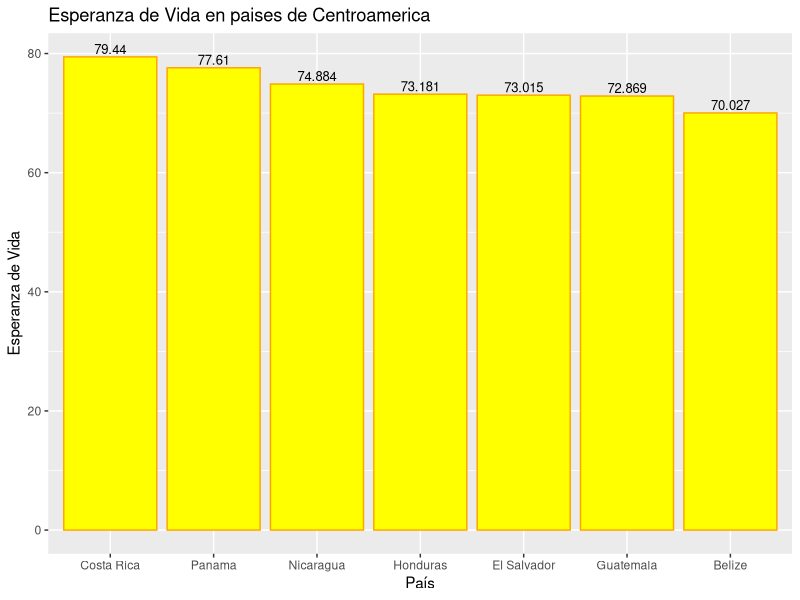
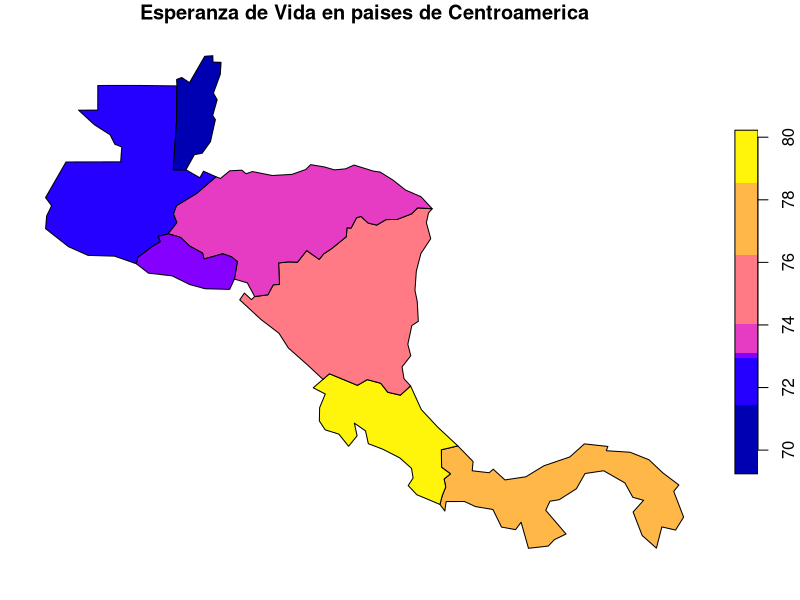
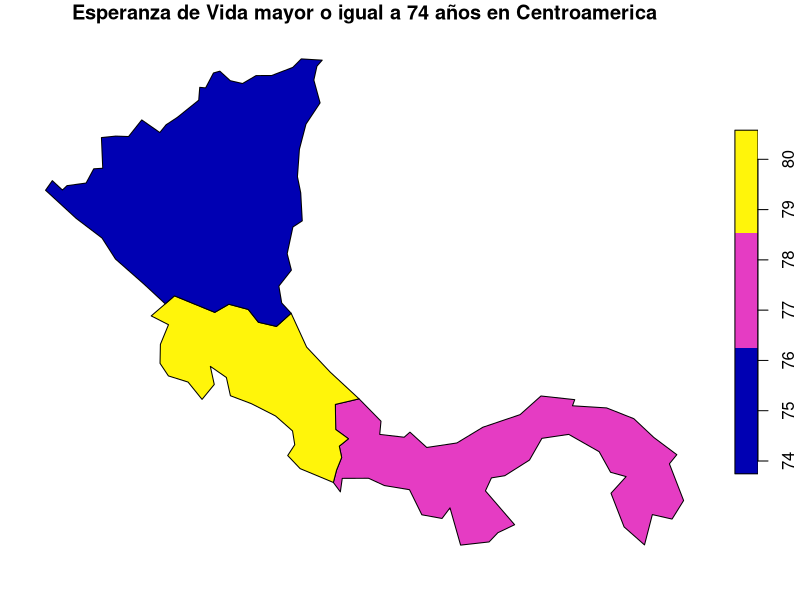

These figures' R source, in order:
## ---- chunk 1
knitr::opts_chunk$set(echo = TRUE)
## ---- chunk 2
# Paquete para generación de documentos (ej. HTML)
library(knitr)

# Paquete para formateo de tablas
library(kableExtra)

# Paquete de graficación
library(ggplot2)

# Paquete de manejo de datos geoespaciales vectoriales
library(sf)

# Paquete con conjuntos de datos geoespaciales
library(spData)
## ---- chunk 3
names(world)
## ---- chunk 4
kable(
  world[1:10, 1:5, drop = TRUE], 
  caption="Datos demográficos de los países del mundo"
)
## ---- chunk 5
kable(
  world[1:10, c("name_long","continent","pop","lifeExp","gdpPercap"), drop = TRUE], 
  col.names=c("País","Continente","Población","Esperanza de vida","Renta per cápita"),  
  caption="Datos demográficos de los países del mundo"
)
## ---- chunk 6
# Se extraen las observaciones ordenadas por orden alfabético de país
world.orden <- order(world$name_long)

# Se genera un nuevo data frame ordenado
world.ordenadoxpais <- world[world.orden,]

# Se formatea la tabla con el nuevo data frame
kable(
  world.ordenadoxpais[, c("name_long","continent","pop","lifeExp","gdpPercap"), drop = TRUE], 
  col.names=c("País","Continente","Población","Esperanza de vida","Renta per cápita"),  
  caption="Datos demográficos de los países del mundo"
) %>%
kable_styling() %>%
scroll_box(
  width = "800px", 
  height = "500px", 
  fixed_thead = TRUE
)
## ---- chunk 7
# Se extraen las observaciones correspondientes a los países de Centroamérica
centro_america = world[world$name_long == "Belize" |
                       world$name_long == "Guatemala" |
                       world$name_long == "Honduras" |
                       world$name_long == "El Salvador" |
                       world$name_long == "Nicaragua" |
                       world$name_long == "Costa Rica" |
                       world$name_long == "Panama"
                       , ]

# Se formatea la tabla con el nuevo data frame
kable(
  centro_america[, c("name_long","continent","pop","lifeExp","gdpPercap"), drop = TRUE], 
  col.names=c("País","Continente","Población","Esperanza de vida","Renta per cápita"),  
  caption="Datos demográficos de los países de Centroamérica"
) %>%
kable_styling()
## ---- chunk 8
ggplot(centro_america, aes(x=reorder(name_long, -lifeExp), y=lifeExp)) +
  ggtitle("Esperanza de Vida en paises de Centroamerica") +
  xlab("País") + 
  ylab("Esperanza de Vida") +  
  geom_col() +
  geom_text(aes(label=lifeExp), vjust=-0.3, size=3.3) + 
  geom_bar(stat = "identity", fill = "yellow",colour= "orange")
## ---- chunk 9
plot(centro_america["lifeExp"], main="Esperanza de Vida en paises de Centroamerica")
## ---- chunk 10
centro_america_lifeExp <- centro_america[centro_america$lifeExp >= 74,]
plot(centro_america_lifeExp["lifeExp"], main="Esperanza de Vida mayor o igual a 74 años en Centroamerica")
